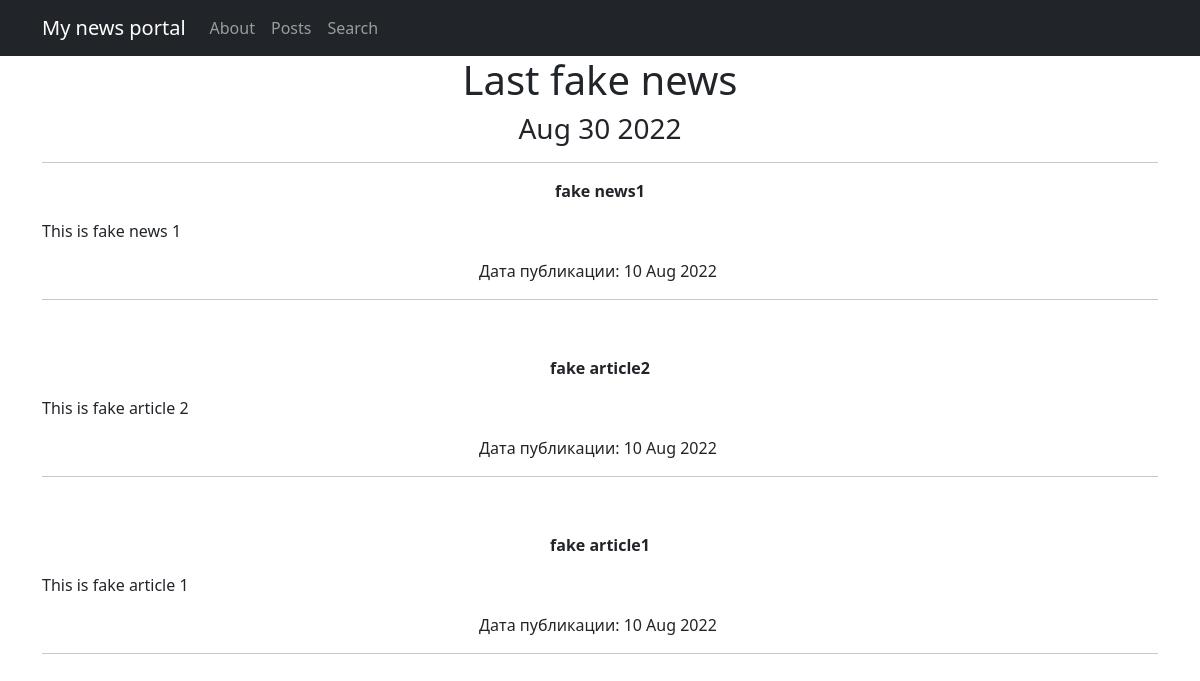
/posts/, run on an earlier commit of the app's database.
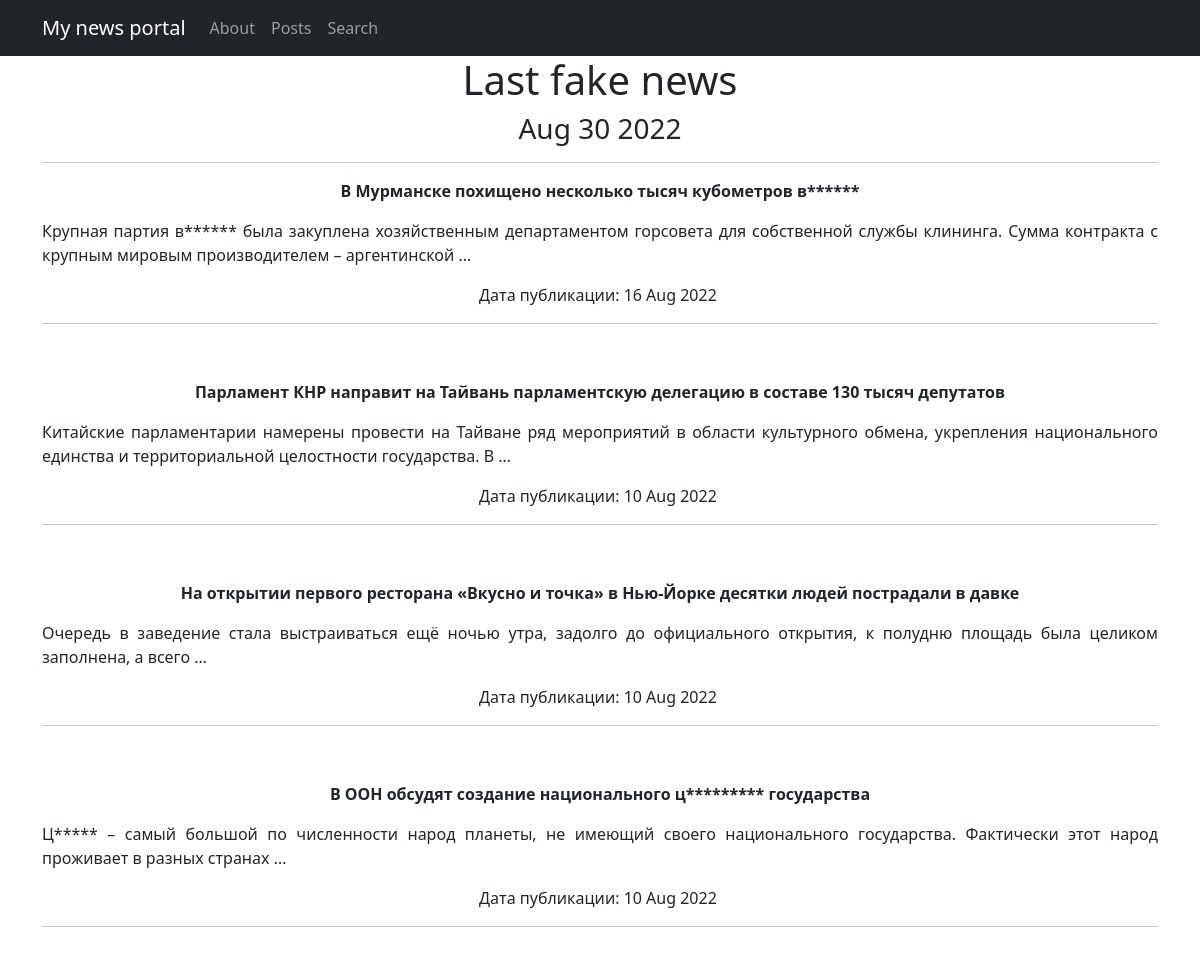
And on a later commit of the database.
### news/models.py (models this page shows, shortened)
class Post(models.Model):
    NEWS = 'NE'
    ARTICLE = 'AR'
    CHOICES = [
        (NEWS, 'Новость'),
        (ARTICLE, 'Статья')
    ]
    postAuthor = models.ForeignKey(Author, on_delete=models.CASCADE)
    categoryChoice = models.CharField(max_length=2,
                                      choices=CHOICES,
                                      default=NEWS)
    date = models.DateTimeField(auto_now_add=True)
    Category = models.ManyToManyField(Category, related_name='posts', through='PostCategory', verbose_name='Категория')
    title = models.CharField(max_length=150)
    text = models.TextField()
    rating = models.IntegerField(default=0)

### news/views.py (the view)
# urls.py: path('', PostList.as_view(), name='post_list'),
class PostList(ListView):
    model = Post
    ordering = ['-date']
    template_name = 'posts.html'
    context_object_name = 'posts'
    paginate_by = 10
    def get_context_data(self, **kwargs):
        context = super().get_context_data(**kwargs)
        context['time_now'] = datetime.utcnow()
        return context

### news/templatetags/custom_filters.py (called while the page is built)
@register.filter()
def censor(in_text):
   for word in in_text.split():
      if word.lower() in F_WORDS:
         in_text = in_text.replace(
            word,
            f'{word[0]}{"*" * (len(word) - 1)}'
         )
   return in_text

### templates/posts.html (shortened to what this page needs)
{% extends 'flatpages/default.html' %}
{% load custom_filters %}
{% block content %}
   <h1>Last fake news</h1>
   <h3>{{ time_now|date:'M d Y' }}</h3>
   <hr>
   {% if posts %}
           {% for post in posts %}
           <tr>
               <div>
                    <p style="text-align: center;"><strong>{{ post.title|censor }}</strong></p>
               </div>
               <div>
                   <p style="text-align: justify;">{{ post.text|truncatewords:20|censor }}</p>
               </div>
               <div>
                    <p style="text-align: center;">Дата публикации: {{ post.date|date:'d M Y' }}&nbsp;</p>
                    <hr />
                    <p style="text-align: center;">&nbsp;</p>
               </div>
           </tr>
           {% endfor %}
   {% else %}
       <h2>There are now news!</h2>
   {% endif %}
{% endblock content %}

### templates/flatpages/default.html (shortened to what this page needs)
<!DOCTYPE html>
<html lang="en">
    <head>
        {% load static %}
        <link href="{% static 'css/styles.css' %}" rel="stylesheet" />
    </head>
    <body>
        <nav class="navbar navbar-expand-lg navbar-dark bg-dark static-top">
           <div class="container">
               <a class="navbar-brand" href="#">My news portal</a>
               <div class="collapse navbar-collapse" id="navbarResponsive">
                   <ul class="navbar-nav ml-auto">
                       <li class="nav-item">
                           <a class="nav-link" href="/about/">About</a>
                       </li>
                       <li class="nav-item">
                           <a class="nav-link" href="/posts/">Posts</a>
                       </li>                       <li class="nav-item">
                           <a class="nav-link" href="/posts/search/">Search</a>
                       </li>
                   </ul>
               </div>
           </div>
        </nav>
        <div class="container">
            <div class="row">
                <div class="col-lg-12 text-center">
                    {% block content %}{% endblock content %}
                </div>
            </div>
        </div>
    </body>
</html>

What changed in the data, as far as the page shows it:
added Post: title|censor "В Мурманске похищено несколько тысяч кубометров в******", text|censor "Крупная партия в****** была закуплена хозяйственным департаментом горсовета для собственной службы клининга. Сумма контракта с крупным мировым производителем – аргентинской …", date "16 Aug 2022"
changed Post: title|censor "fake news1" → "Парламент КНР направит на Тайвань парламентскую делегацию в составе 130 тысяч депутатов"; text|censor "This is fake news 1" → "Китайские парламентарии намерены провести на Тайване ряд мероприятий в области культурного обмена, укрепления национального единства и территориальной целостности государства. В …"
changed Post: title|censor "fake article2" → "На открытии первого ресторана «Вкусно и точка» в Нью-Йорке десятки людей пострадали в давке"; text|censor "This is fake article 2" → "Очередь в заведение стала выстраиваться ещё ночью утра, задолго до официального открытия, к полудню площадь была целиком заполнена, а всего …"
changed Post: title|censor "fake article1" → "В ООН обсудят создание национального ц********* государства"; text|censor "This is fake article 1" → "Ц***** – самый большой по численности народ планеты, не имеющий своего национального государства. Фактически этот народ проживает в разных странах …"
